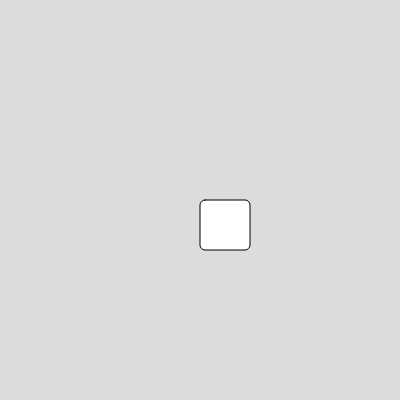
Frame 1 (no input)
Frame 60 (no input): identical to frame 1, image omitted
Frame 120 (the mouse pressed at the canvas centre since frame 60): identical to frame 1, image omitted

The p5.js sketch that drew this single still picture (run headless with seeded random() and noise() and a simulated clock; from frame 60 on, the mouse is pressed at the canvas centre):

// p5.js sketch
// ── sketch.js
// Rectangle Movement Controls Demo

let x;
let y;
let w;
let l;

let detailX;
let detailY;

function setup() {
  createCanvas(400, 400);
  x = width/2;
  y = height/2;
  w = 50;
  l = 50;
  detailX = [5,5];
  detailY = [5,5];
}

function draw() {
  background(220);
  rect(x,y,w,l,detailX[0], detailX[1],detailY[0], detailY[1]);
}

function keyTyped() {
  if (key === "w") {
    x++;
  }
  else if (key === "a") {
    y--;
  }
  else if (key === "s") {
    x--;
  }
  else if (key === "d") {
    y++;
  }
  else if (key === "q") {
    fill("black");
  }
}
